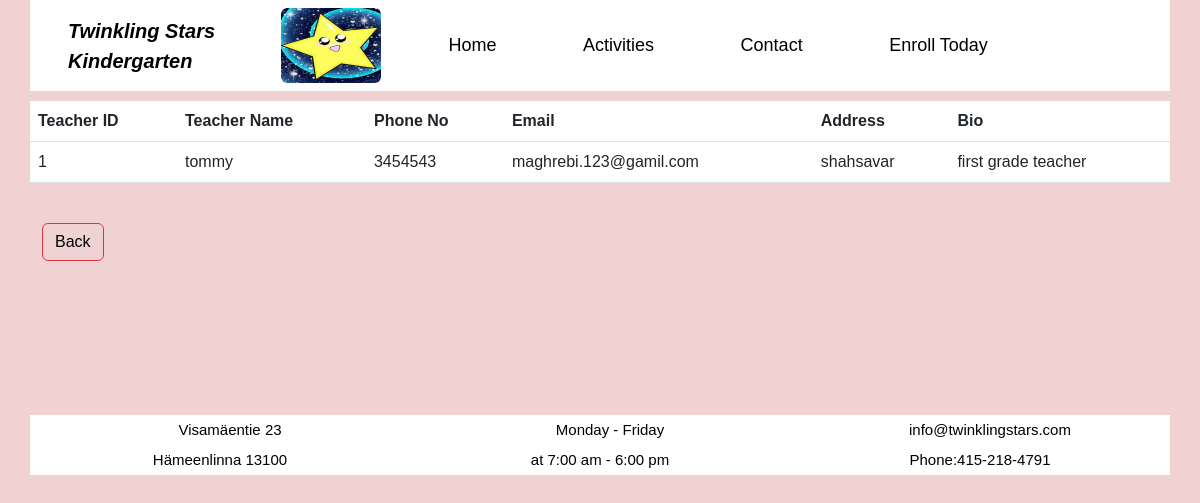
Before: /viewteachersinfo.php with the older database file.
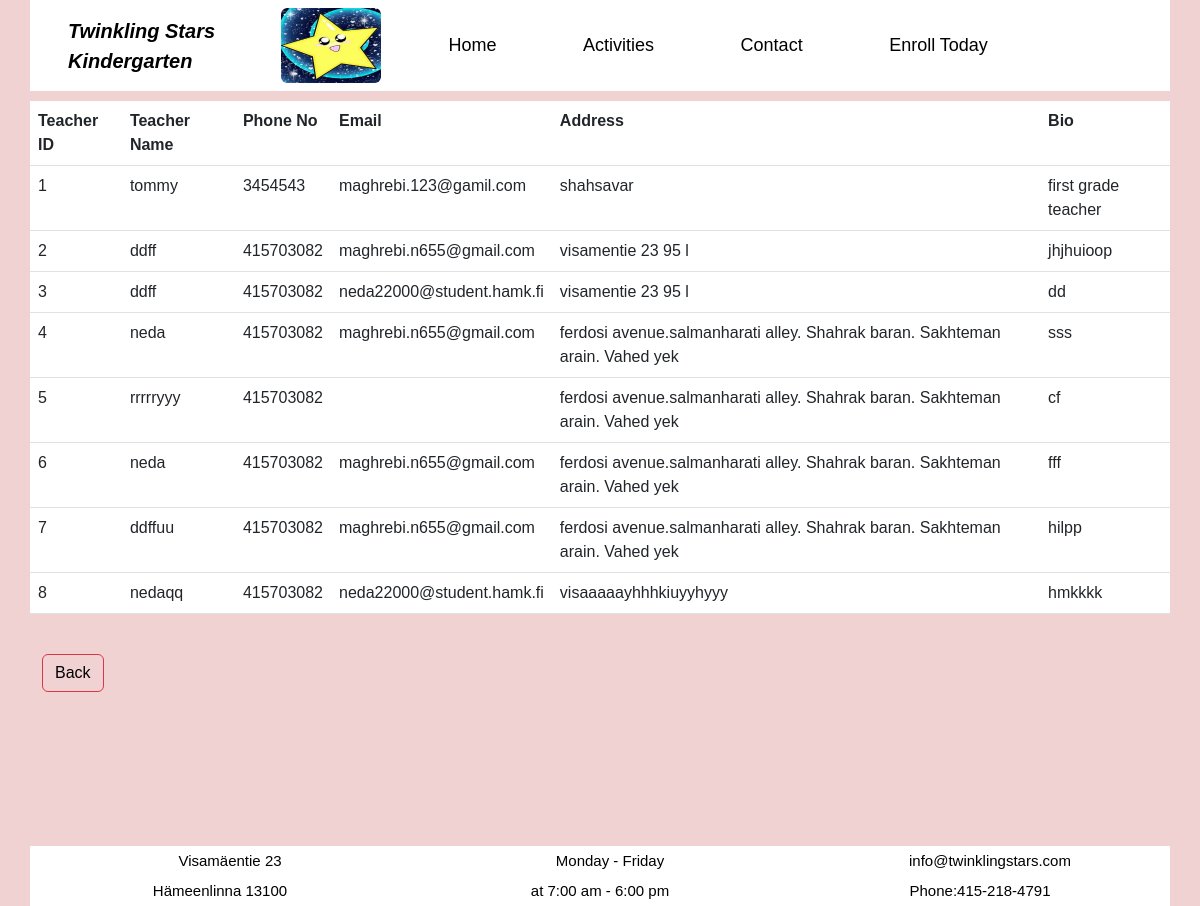
After: the same page with the newer database file.
### tables this page shows
CREATE TABLE `teachersinfo` (
  `teid` int NOT NULL,
  `tname` text NOT NULL,
  `phone` int NOT NULL,
  `email` text NOT NULL,
  `address` text NOT NULL,
  `bio` text NOT NULL
);

### viewteachersinfo.php (the view, shortened to what this page needs)
<?php
include "headerr.php";
?>
<?php
include 'db.php';
$sql = "select * from teachersinfo ";
$result = $conn->query($sql);
if($result->num_rows > 0){
    echo "
    <table class='table'>
    <tr><th>Teacher ID</th><th>Teacher Name</th><th>Phone No</th><th>Email</th><th>Address</th><th>Bio</th></tr>";
    while($row=$result->fetch_assoc()){
    echo"
    <tr>
    <td>$row[teid]</td>
    <td>$row[tname]</td>
    <td>$row[phone]</td>
    <td>$row[email]</td>
    <td>$row[address]</td>
    <td>$row[bio]</td>
    </tr>
     ";
    }
    echo"</table>";
}
else{
    echo"No Result";
}
?>
<div class="col-md-6">
<br>
<a class="btn btn-danger" href="createteacersinfo.php" role="button">Back</a>
</div>
<br> <br> <br> <br> <br> <br> <br> <br> <br>
<?php
include "footer1.php";
?>

Changed rows visible on the page:
added teachersinfo: teid "2", tname "ddff", phone "415703082", email "maghrebi.n655@gmail.com", address "visamentie 23 95 l", bio "jhjhuioop"
added teachersinfo: teid "3", tname "ddff", phone "415703082", email "neda22000@student.hamk.fi", address "visamentie 23 95 l", bio "dd"
added teachersinfo: teid "4", tname "neda", phone "415703082", email "maghrebi.n655@gmail.com", address "ferdosi avenue.salmanharati alley. Shahrak baran. Sakhteman arain. Vahed yek", bio "sss"
added teachersinfo: teid "5", tname "rrrrryyy", phone "415703082", address "ferdosi avenue.salmanharati alley. Shahrak baran. Sakhteman arain. Vahed yek", bio "cf"
added teachersinfo: teid "6", tname "neda", phone "415703082", email "maghrebi.n655@gmail.com", address "ferdosi avenue.salmanharati alley. Shahrak baran. Sakhteman arain. Vahed yek", bio "fff"
added teachersinfo: teid "7", tname "ddffuu", phone "415703082", email "maghrebi.n655@gmail.com", address "ferdosi avenue.salmanharati alley. Shahrak baran. Sakhteman arain. Vahed yek", bio "hilpp"
added teachersinfo: teid "8", tname "nedaqq", phone "415703082", email "neda22000@student.hamk.fi", address "visaaaaayhhhkiuyyhyyy", bio "hmkkkk"
